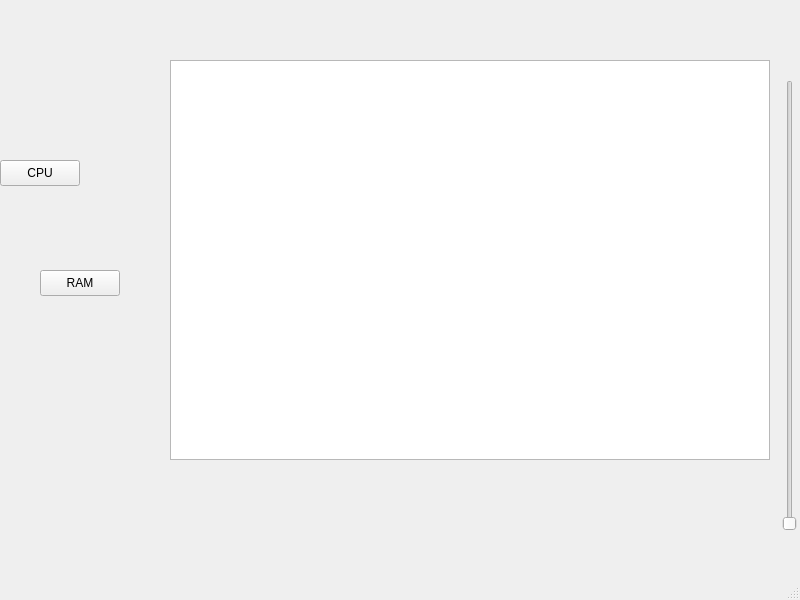
<?xml version="1.0" encoding="UTF-8"?>
<ui version="4.0">
 <class>GraphicsWindow</class>
 <widget class="QMainWindow" name="GraphicsWindow">
  <property name="geometry">
   <rect>
    <x>0</x>
    <y>0</y>
    <width>800</width>
    <height>600</height>
   </rect>
  </property>
  <property name="windowTitle">
   <string>GraphicsWindow</string>
  </property>
  <widget class="QWidget" name="centralwidget">
   <widget class="QGraphicsView" name="graphicsView">
    <property name="geometry">
     <rect>
      <x>170</x>
      <y>60</y>
      <width>600</width>
      <height>400</height>
     </rect>
    </property>
    <property name="autoFillBackground">
     <bool>false</bool>
    </property>
   </widget>
   <widget class="QPushButton" name="pushButton">
    <property name="geometry">
     <rect>
      <x>0</x>
      <y>160</y>
      <width>80</width>
      <height>26</height>
     </rect>
    </property>
    <property name="text">
     <string>CPU</string>
    </property>
   </widget>
   <widget class="QPushButton" name="pushButton_2">
    <property name="geometry">
     <rect>
      <x>40</x>
      <y>270</y>
      <width>80</width>
      <height>26</height>
     </rect>
    </property>
    <property name="text">
     <string>RAM</string>
    </property>
   </widget>
   <widget class="QSlider" name="verticalSlider">
    <property name="geometry">
     <rect>
      <x>780</x>
      <y>80</y>
      <width>20</width>
      <height>451</height>
     </rect>
    </property>
    <property name="orientation">
     <enum>Qt::Vertical</enum>
    </property>
   </widget>
  </widget>
  <widget class="QMenuBar" name="menubar">
   <property name="geometry">
    <rect>
     <x>0</x>
     <y>0</y>
     <width>800</width>
     <height>23</height>
    </rect>
   </property>
  </widget>
  <widget class="QStatusBar" name="statusbar"/>
 </widget>
 <resources/>
 <connections/>
</ui>
